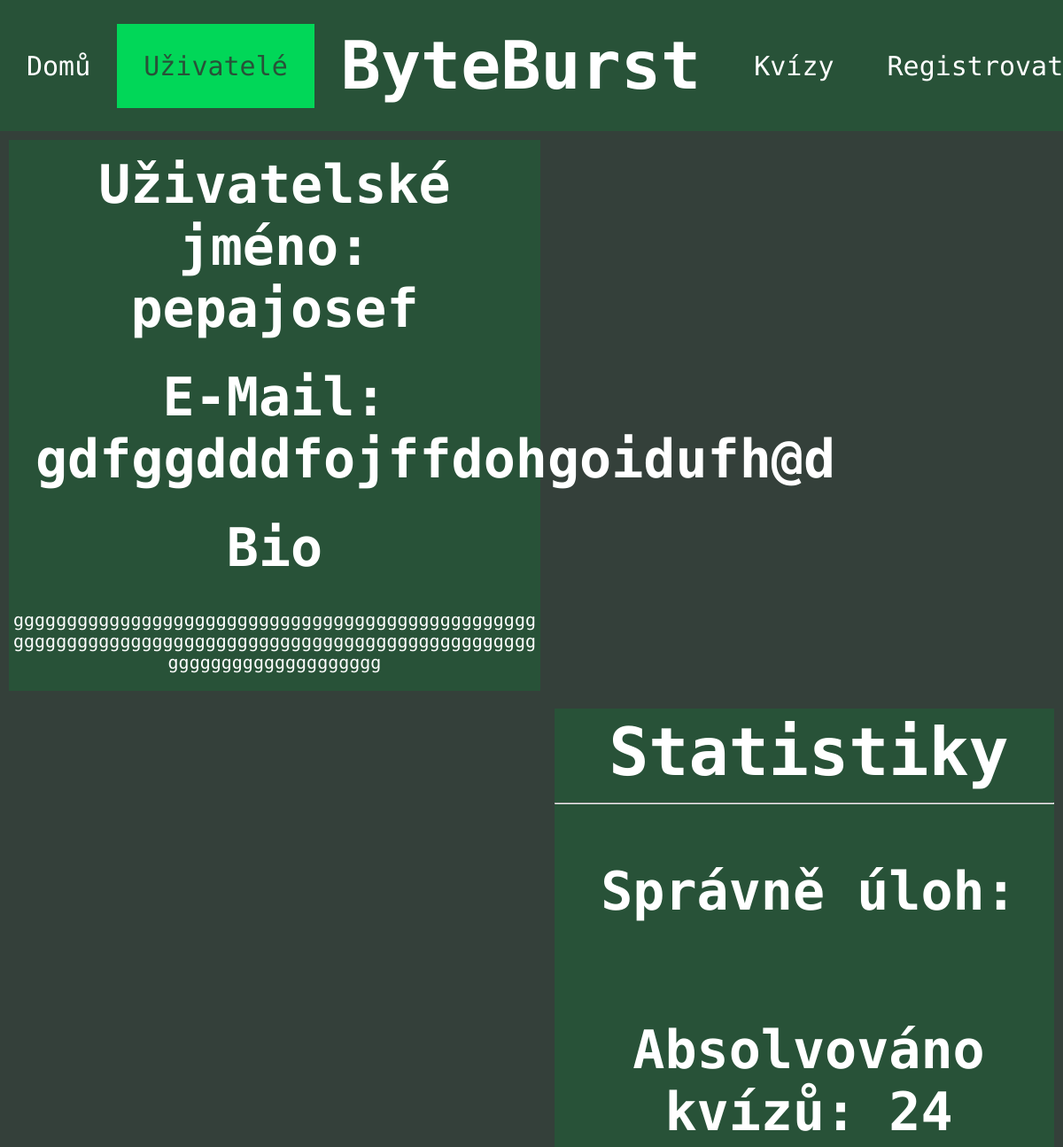
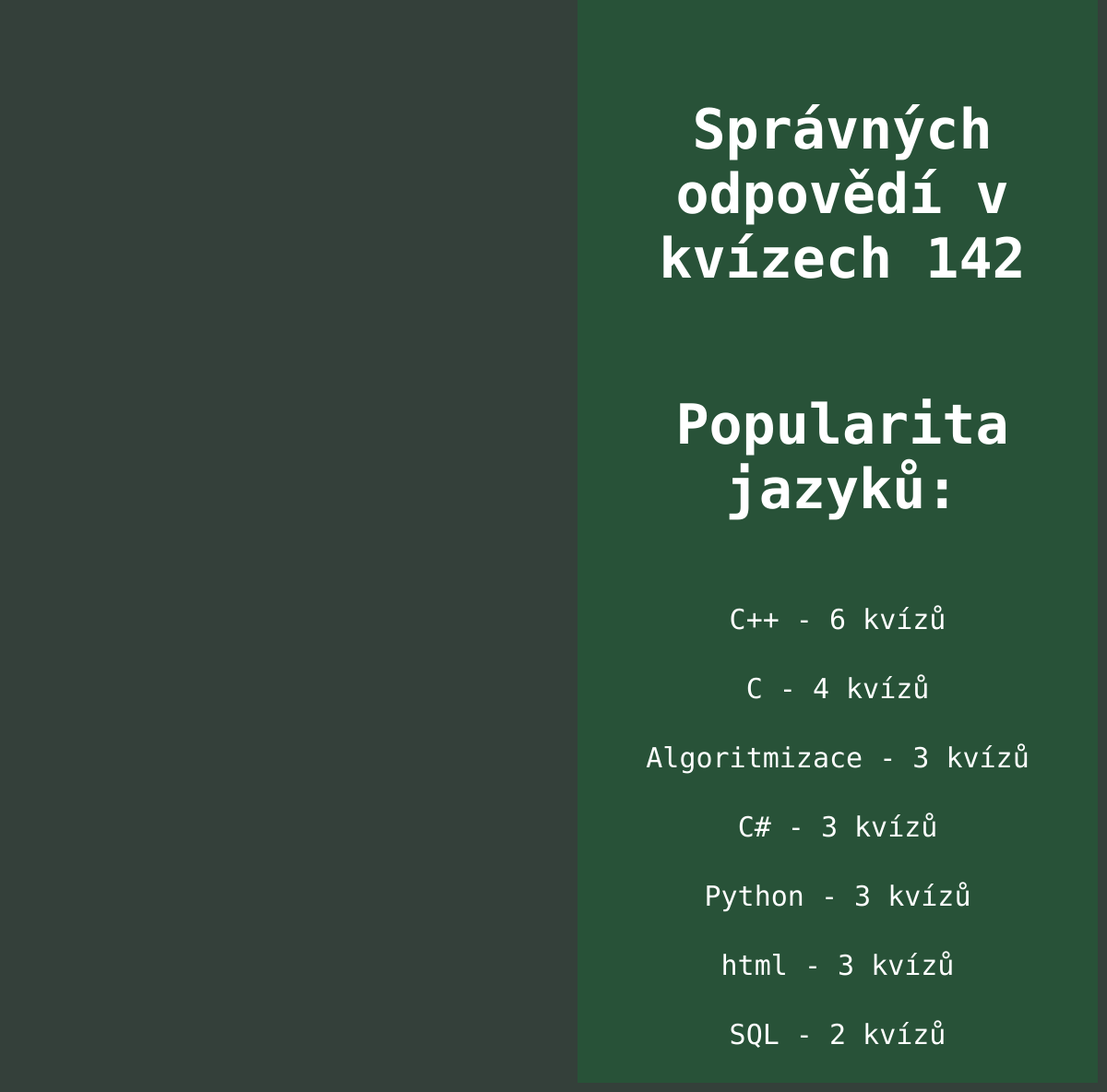
The app's page /users/34 with its own data (2 pictures, top to bottom).
### tables this page shows
CREATE TABLE "user" (
	"id"	INTEGER,
	"username"	TEXT UNIQUE,
	"email"	TEXT UNIQUE,
	"password"	TEXT,
	"bio"	TEXT,
	"quiz_correct"	INTEGER DEFAULT 0,
	"quiz_absolved"	INTEGER DEFAULT 0,
	"is_admin"	INTEGER DEFAULT 0,
	"is_active"	INTEGER NOT NULL DEFAULT 1,
	PRIMARY KEY("id" AUTOINCREMENT)
);

CREATE TABLE "category" (
	"id"	INTEGER,
	"name"	TEXT,
	PRIMARY KEY("id" AUTOINCREMENT)
);

### app.py (the view)
@app.route("/users/<user_id>") # route pro zobrazení konkrétního už. profilu
def user(user_id):
    cur, con=db_connect()
    cur.execute("SELECT is_admin, username, email, bio FROM user WHERE id=?", (user_id,)) # vybrání už. jména, e-mailu, bia, počtu správných odpovědí a absolvovaných kvízů z tabulky user v záznamech, kde se id rovná předanému parametru
    is_admin, username, email, bio=cur.fetchone() # spojení výsledku dotazu do stejnojmenných proměnných
    cur.execute("SELECT quiz_correct, quiz_absolved FROM statistics WHERE user_id=?", (user_id,)) #vybrání quiz_correct, quiz_absolved z tabulky statistics, kde user_id rovná proměnné user_id
    quiz_correct, quiz_absolved=cur.fetchone() #spojení výsledku dotazu do proměnných quiz_correct a quiz_absolved
    cur.execute("SELECT * FROM language_popularity WHERE user_id=?",(user_id,)) # vybrání všech atributů z tabulky language_popularity
    language_popularity_temporary=cur.fetchall() # spojení výsledku do dotazu language popularity
    cur.execute("SELECT name FROM category") # výběr jmen kategorií z tabulky category
    categories=cur.fetchall() # spojení výsledku dotazu do tabulky categories
    cur.execute("SELECT value FROM task_statistics WHERE user_id=?", (user_id, ))
    task_statistics=cur.fetchone()
    language_popularity={} # založení dictionary language_popularity
    for i in range (0, len(categories)): # založení for cyklu pro procházení jednotlivých dílčích kategorií
        language_popularity[categories[i]]=language_popularity_temporary[i][3] # nastavení hodnoty v language_popularity s klíčem categories[i], tedy dílčí kategorie, na hodnotu třetí hodnotu v i-tém listu v language_popularity_temporary
    language_popularity=sorted(language_popularity.items(), key=lambda x: x[1], reverse=True) # language_popularity.items přetvoří dictionary na list, ve kterém jsou další listy, které vždy obsahující dvojici klíč a k ní hodnota
    return render_template("pages/profil.html", active=2, username=username, email=email, bio=bio, quiz_correct=quiz_correct, quiz_absolved=quiz_absolved, language_popularity=language_popularity, is_admin=is_admin, task_statistics=task_statistics)

### app.py (called while the page is built)
def db_connect():
    con = sqlite3.connect("database.db") # připojení do databáze uložené v adresáři jako database.db
    cur = con.cursor() # vytvoření cursor pro interakci s databází
    return cur, con

### templates/pages/profil.html (shortened to what this page needs)
{% extends "layout/header.html" %}
{% block content %}
<div class="profile-left-section">
    <h2>Uživatelské jméno: {{ username }}</h2><br>
    <h2>E-Mail: {{ email }}</h2><br>
    <h2>Bio</h2><br>
        {% if bio %}
            <p style="overflow-wrap: break-word; ">{{ bio }}</p>
        {% endif %}
</div>
<div class="profile-right-section">
    <h1>Statistiky</h1>
    <hr>
    <h2>Správně úloh: {{ task_statistics[0] }}</h2>
    <h2>Absolvováno kvízů: {{ quiz_absolved }}</h2>
    <h2>Správných odpovědí v kvízech {{ quiz_correct }}</h2>
    <h2 style="text-align: center;">Popularita jazyků:</h2>
    {% for element in language_popularity %}
        <p>{{ element[0][0] }} - {{ element[1] }} kvízů</p>
    {% endfor %}
</div>
{% endblock %}

### static/css/style.css (style rules this page uses)
* { font-family: "Ubuntu Mono", monospace; color: white; }
:root { --background-green:#285238; --hover-green:#007C41; --active-green:#01D758; --page-background: #34403A; }
body { margin: 0; padding: 0; background-color: #34403A; }
h1 { font-size: 75px; display: inline-block; text-align: center; margin: auto; position: relative; }
h2 { font-size: 60px; display: inline-block; }
.profile-left-section { width: 50%; float: left; text-align: center; margin: 10px; background-color: var(--background-green); }
.profile-left-section h2 { margin: 10px; max-width: 90%; }
.profile-left-section p { font-size: 20px; }
.profile-right-section { width: 47%; float: right; margin: 10px; background-color: var(--background-green); }
.profile-right-section h1,h2 { width: 100%; padding: 5px; text-align: center; }
.profile-right-section p { font-size: 30px; padding: 5px; text-align: center; }

### records on screen
user: username "pepajosef", email "gdfggdddfojffdohgoidufh@d", bio "gggggggggggggggggggggggggggggggggggggggggggggggggggggggggggggggggggggggggggggggggggggggggggggggggggggggggggggggggggggg"
category: name "C++", element "6"
category: name "C", element "4"
category: name "Algoritmizace", element "3"
category: name "C#", id "3"
category: name "Python", element "3"
category: name "html", element "3"
category: name "SQL", element "2"

### other values on screen
{{ quiz_absolved }} "24"
{{ quiz_correct }} "142"
